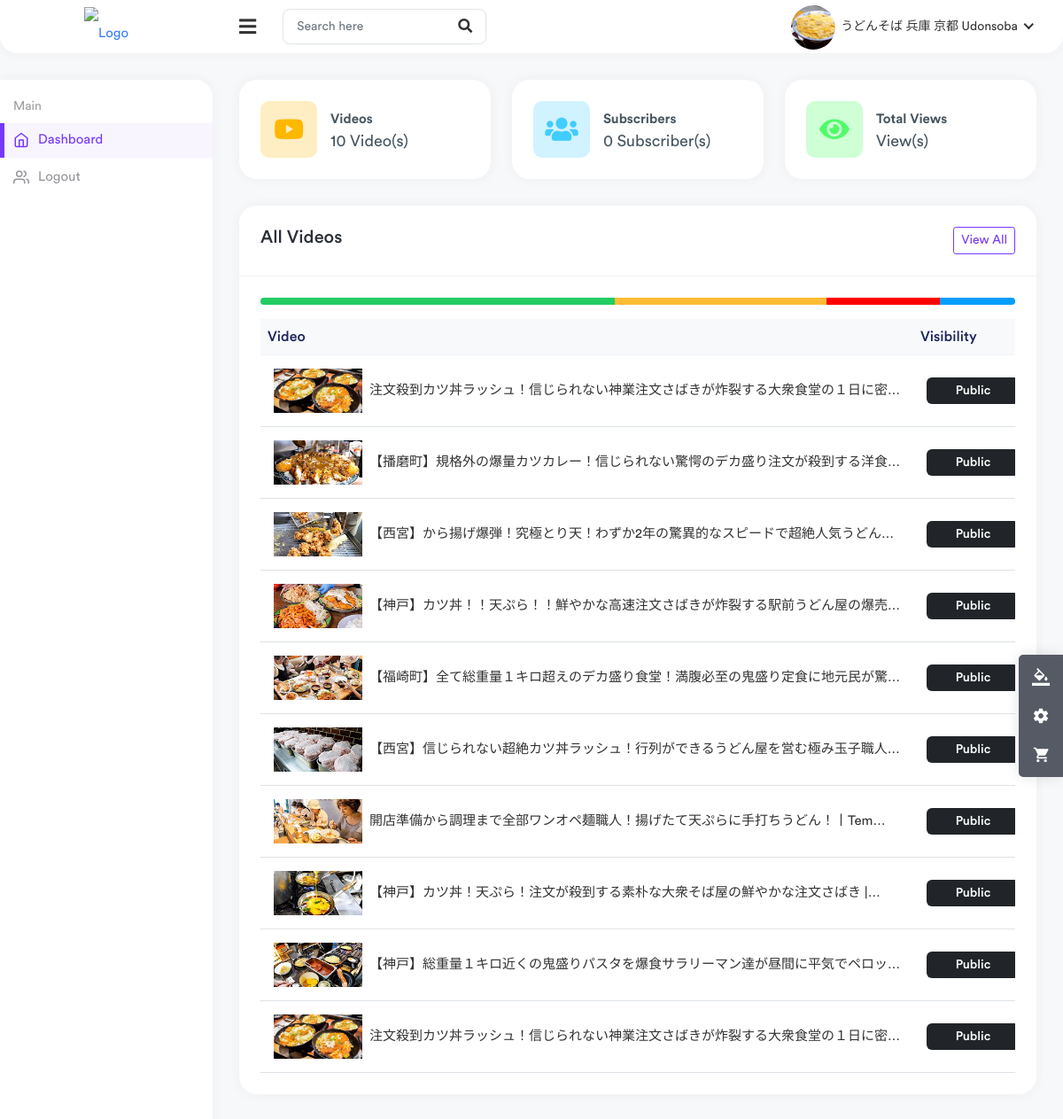
Before: /studio/ (signed in) with the older database file.
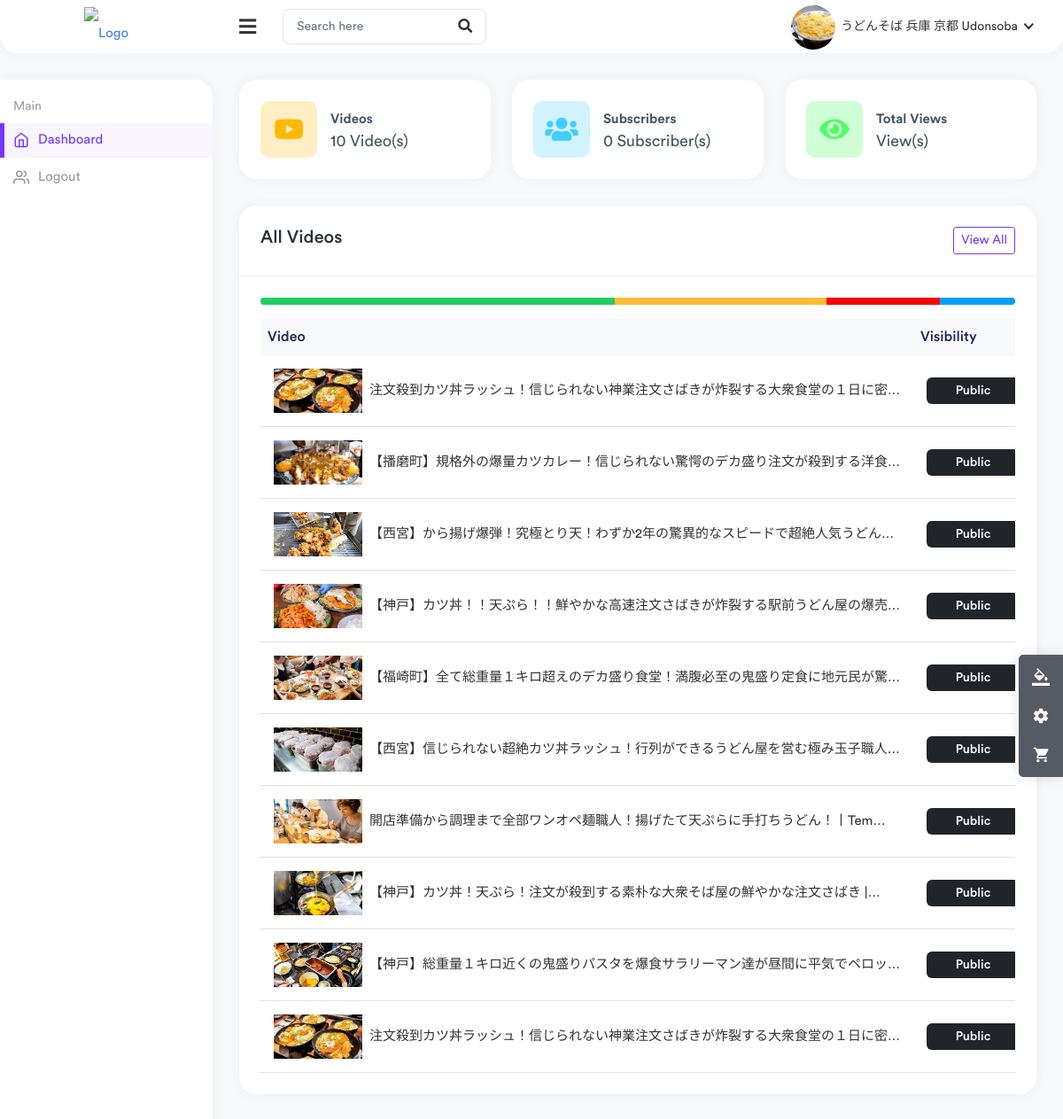
After: the same page with the newer database file.
### core/models.py (models this page shows, shortened)
class Video(models.Model):
    video=models.FileField(upload_to=user_derectory_path)
    image=models.ImageField(upload_to=user_derectory_path,null=True,blank=True)
    title=models.CharField(max_length=100)
    description=models.TextField(max_length=4000,null=True,blank=True)
    tags=TaggableManager(blank=True)
    date=models.DateTimeField(auto_now_add=True)
    visibility=models.CharField(choices=VISIBILITY,max_length=100,default='public')
    user=models.ForeignKey(User,on_delete=models.SET_NULL,null=True)
    views=models.PositiveIntegerField(default=0)
    likes=models.ManyToManyField(User,blank=True,related_name='likes')
    featured=models.BooleanField(default=False)

### useradmin/views.py (the view)
# urls.py: path("",views.studio,name='studio'),
@login_required
def studio(request):
    user=request.user
    videos=Video.objects.filter(user=user).order_by('-date')
    channel=user.channel
    comments=Comment.objects.filter()
    context={
        'user': user,
        'videos': videos,
        'channel': channel,
    }
    return render(request,'useradmin/studio.html',context)

### templates/useradmin/studio.html (shortened to what the changed rows need)
{% load static %}
<!DOCTYPE html>
<html lang="en">
    <head>
        <link rel="stylesheet" href="{% static 'assets/css/bootstrap.min.css' %}" />
        <link rel="stylesheet" href="{% static 'assets/plugins/fontawesome/css/fontawesome.min.css' %}" />
        <link rel="stylesheet" href="{% static 'assets/plugins/fontawesome/css/all.min.css' %}" />
        <link rel="stylesheet" href="{% static 'assets/css/style.css' %}" />
    </head>
    <body class="nk-body bg-lighter npc-default has-sidebar no-touch nk-nio-theme">
        <div class="main-wrapper">
            <div class="page-wrapper">
                <div class="content container-fluid">
                    <div class="row">
                        <div class="col-md-12 col-lg-12 col-sm-12">
                            <div class="card">
                                <div class="card-body">
                                    <div class="table-responsive">
                                        <table class="table table-stripped table-hover">
                                            <thead class="thead-light">
                                                <tr>
                                                    <th>Video</th>
                                                    <th>Visibility</th>
                                                </tr>
                                            </thead>
                                            <tbody>
                                                {% for v in videos %}
                                                <tr>
                                                    <td>
                                                        <h2 class="table-avatar">
                                                            <a href="{% url 'video-detail' v.id  %}"><img class="avatar avatar-sm me-2 avatar-img roundded-circle" style="width: 100px; height: 50px; object-fit: cover;" src="{{ v.image.url }}" alt="User Image" />{{v.title|truncatechars:40}}</a>
                                                        </h2>
                                                    </td>
                                                    <td><span class="badge bg-dark">{{ v.visibility|title }}</span></td>
                                                </tr>
                                                {% endfor %}
                                            </tbody>
                                        </table>
                                    </div>
                                </div>
                            </div>
                        </div>
                    </div>
                </div>
            </div>
        </div>
    </body>
</html>

Changed rows visible on the page:
changed Video "【播磨町】規格外の爆量カツカレー！信じられない驚愕のデカ盛り注文が殺到する洋食…": image: picture added in place of a placeholder
changed Video "【神戸】カツ丼！！天ぷら！！鮮やかな高速注文さばきが炸裂する駅前うどん屋の爆売…": image: picture added in place of a placeholder
changed Video "【福崎町】全て総重量１キロ超えのデカ盛り食堂！満腹必至の鬼盛り定食に地元民が驚…": image: picture added in place of a placeholder
changed Video "【西宮】信じられない超絶カツ丼ラッシュ！行列ができるうどん屋を営む極み玉子職人…": image: picture added in place of a placeholder
changed Video "開店準備から調理まで全部ワンオペ麺職人！揚げたて天ぷらに手打ちうどん！丨Tem…": image: a different picture
changed Video "【神戸】カツ丼！天ぷら！注文が殺到する素朴な大衆そば屋の鮮やかな注文さばき |…": image: a different picture
